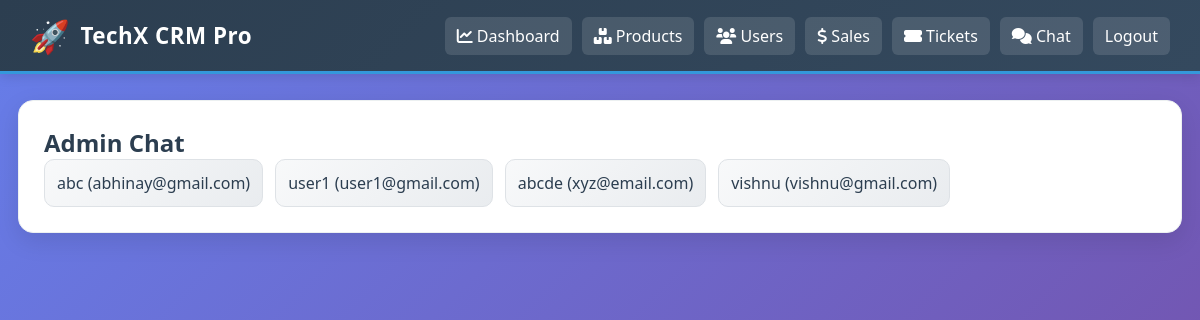
The app's page /admin/messages (signed in) with its own data.
### models.py (models this page shows)
class User(db.Model):
    id = db.Column(db.Integer, primary_key=True)
    name = db.Column(db.String(150), nullable=False)
    email = db.Column(db.String(150), unique=True, nullable=False)
    password = db.Column(db.String(256), nullable=False)
    role = db.Column(db.String(20), nullable=False)
    status = db.Column(db.String(20), nullable=False, default='lead')
    phone = db.Column(db.String(30), nullable=True)
    age = db.Column(db.Integer, nullable=True)
    gender = db.Column(db.String(20), nullable=True)
    address = db.Column(db.String(250), nullable=True)
    work = db.Column(db.String(200), nullable=True)
    contact = db.Column(db.String(80), nullable=True)
    company = db.Column(db.String(120), nullable=True)

### app.py (the view)
        def decorated(*args, **kwargs):
            if 'user_id' not in session:
                return redirect(url_for('login'))
            if role and session.get('role') != role:
                return redirect(url_for('login'))
            return fn(*args, **kwargs)

### app.py (called while the page is built)
def login_required(role=None):
    def wrapper(fn):
        def decorated(*args, **kwargs):
            if 'user_id' not in session:
                return redirect(url_for('login'))
            if role and session.get('role') != role:
                return redirect(url_for('login'))
            return fn(*args, **kwargs)
        decorated.__name__ = fn.__name__
        return decorated
    return wrapper

@app.route('/admin/messages', methods=['GET', 'POST'])
@login_required(role='admin')
def admin_messages():
    if request.method == 'POST':
        message = Message(sender_id=None, receiver_id=request.form.get('customer_id'), role=request.form.get('role'), content=request.form.get('content'), created_at=datetime.utcnow())
        db.session.add(message)
        db.session.commit()
        return redirect(url_for('admin_messages'))
    customers = User.query.filter_by(role='customer').all()
    messages = Message.query.order_by(Message.created_at).all()
    return render_template('admin_messages.html', messages=messages, customers=customers)

### templates/admin_messages.html (shortened to what this page needs)
{% extends 'layout.html' %}
{% block content %}
<div class="card">
  <h2>Admin Chat</h2>
  <div class="user-list">
    {% for customer in customers %}
    <div class="user-card" onclick="viewMessages({{ customer.id }}, '{{ customer.name }}')">
      {{ customer.name }} ({{ customer.email }})
    </div>
    {% endfor %}
  </div>
</div>
{% endblock %}

### static/css/style.css (style rules this page uses)
* { box-sizing:border-box;font-family:'Segoe UI', Tahoma, Geneva, Verdana, sans-serif;margin:0;padding:0 }
body { background:linear-gradient(135deg, #667eea 0%, #764ba2 100%);color:#2c3e50;min-height:100vh;transition:background-color 0.3s ease }
.card { background:#fff;border-radius:15px;box-shadow:0 8px 25px rgba(0,0,0,.1);padding:25px;margin-bottom:20px;transition:box-shadow 0.3s ease,transform 0.3s ease;border:1px solid #ecf0f1 }
.user-list { display:flex;flex-wrap:wrap;gap:12px }
.user-card { background:linear-gradient(135deg, #f8f9fa 0%, #e9ecef 100%);padding:12px;border-radius:10px;cursor:pointer;transition:all 0.3s ease;border:1px solid #dee2e6 }

### records on screen
User: name "abc", email "abhinay@gmail.com"
User: name "user1", email "user1@gmail.com"
User: name "abcde", email "xyz@email.com"
User: name "vishnu", email "vishnu@gmail.com"
